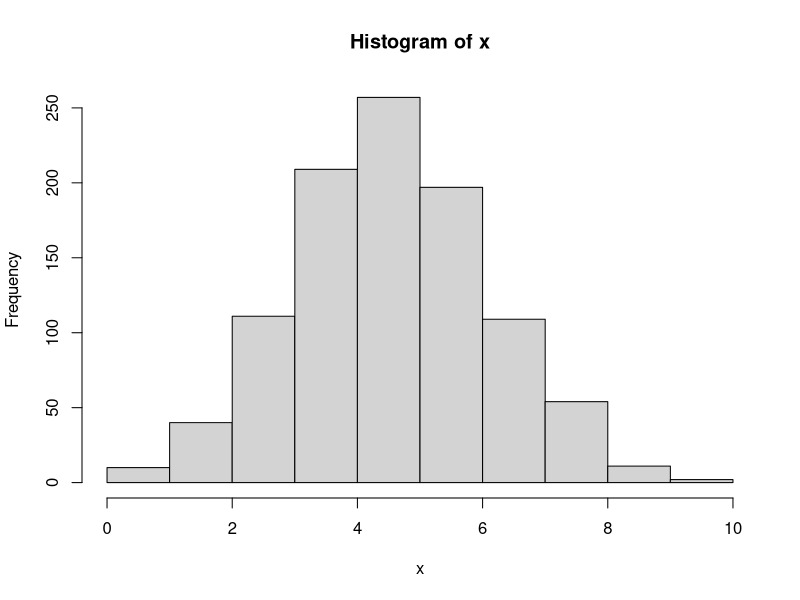
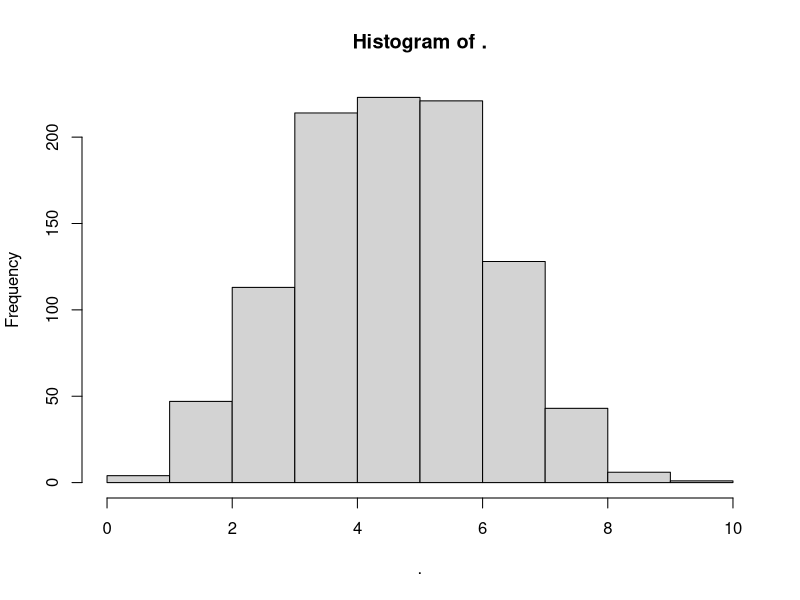
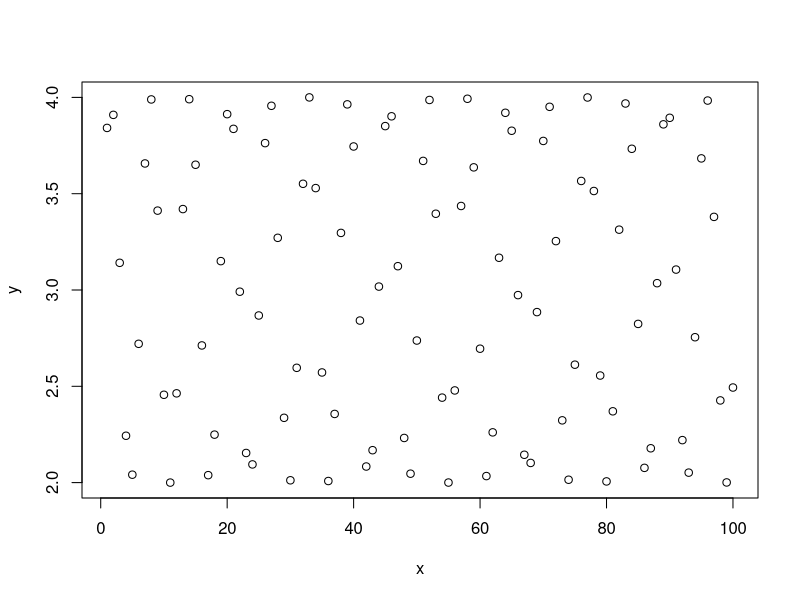
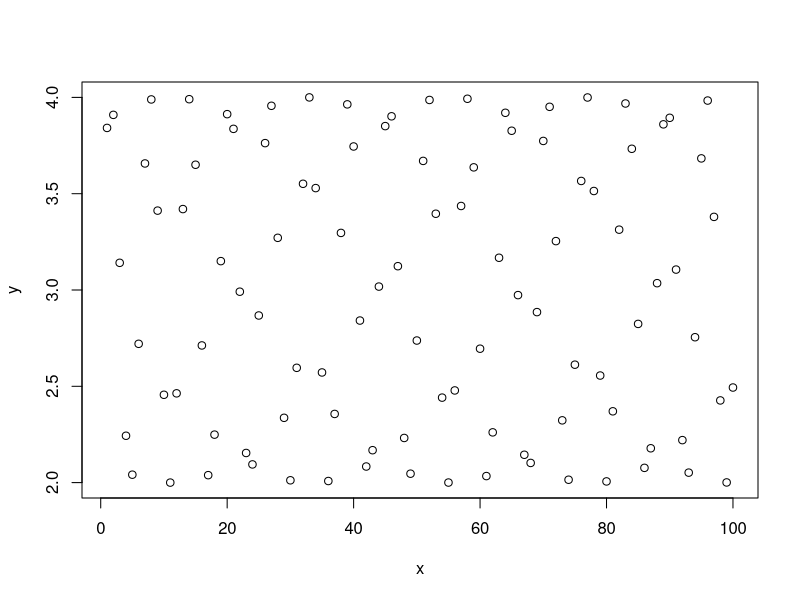
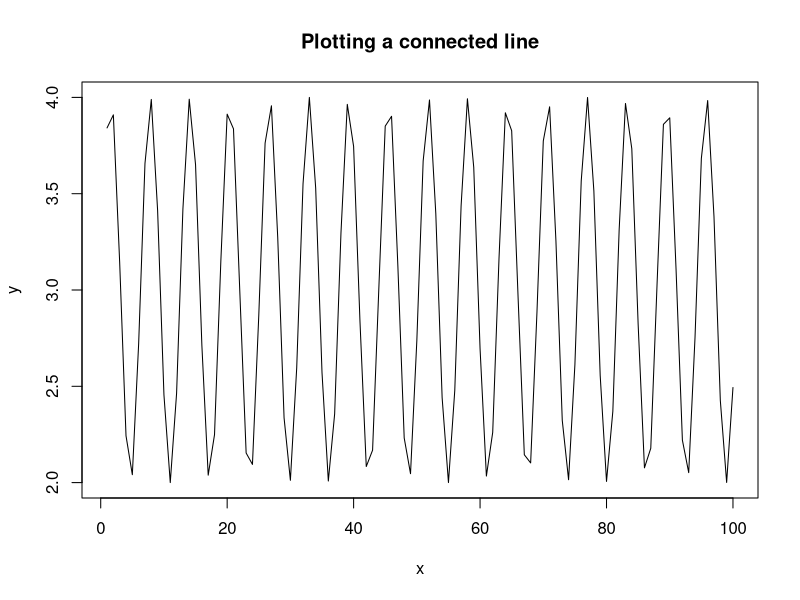
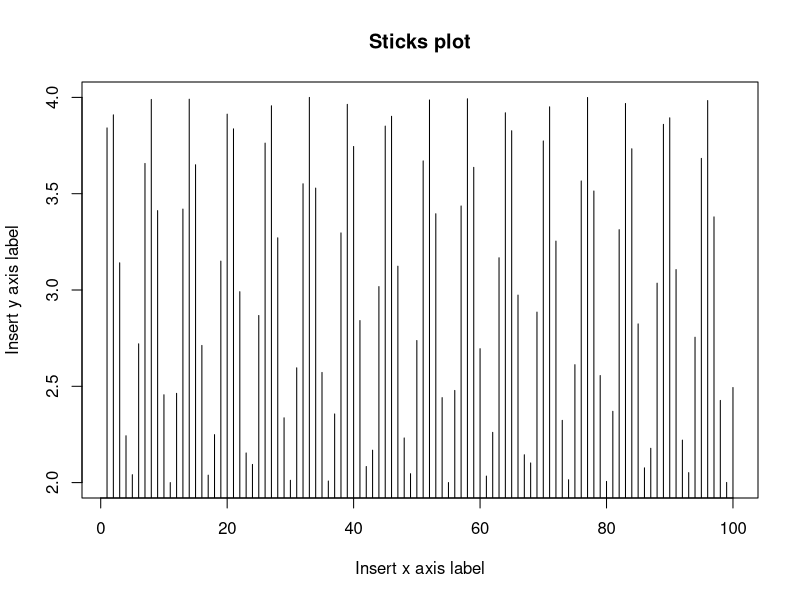
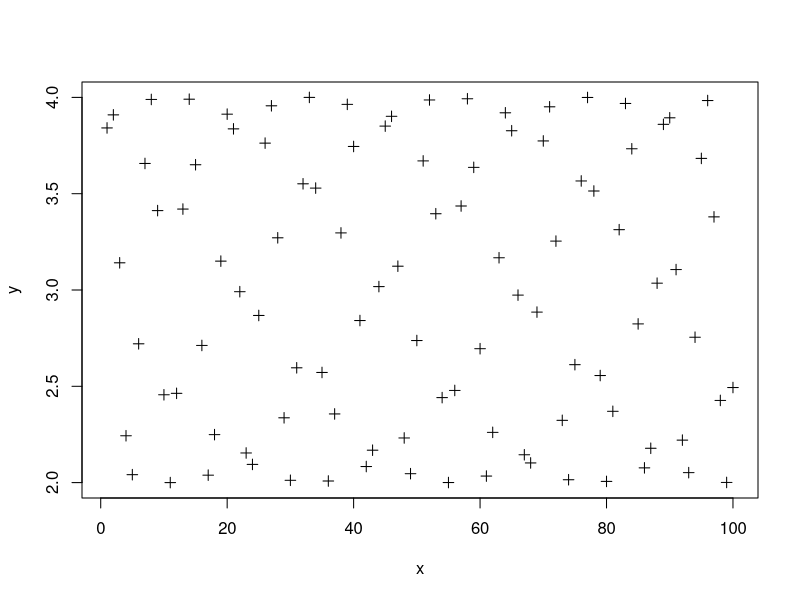
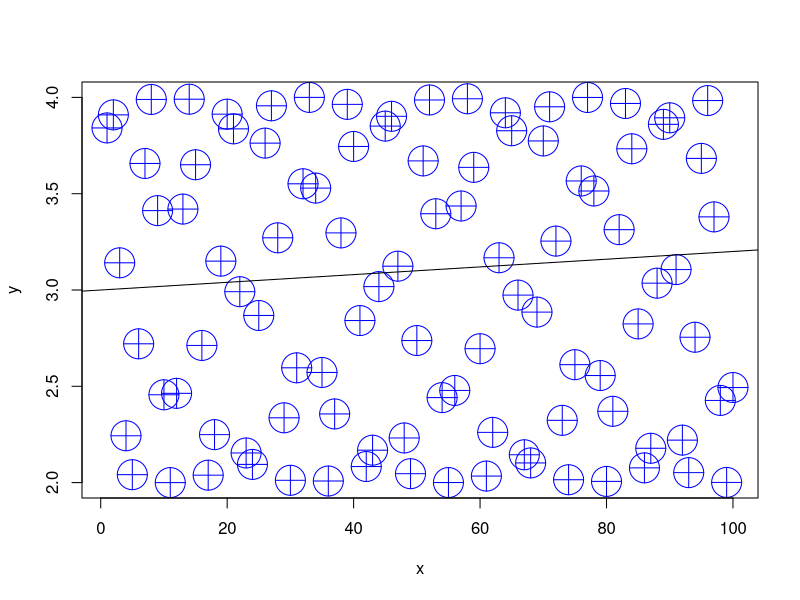

Recreate these plots in R, in order.
## ---- chunk 1
10+5
70*81
2**4
2^4
log(10)       					
log(16, 2)    					
log(1000, 10)   				
## ---- chunk 2
round(log(10)) 
signif(log(10))		
prettyNum(log(10), digits=5)
format(log(10), digits=4, scientific=T, justify='right')
## ---- chunk 3
dbinom(x=3, size=10, prob=0.5) 	# For X~B(n=10, p=0.5) returns P(X=3)
dbinom(3, 10, 0.5)

pbinom(q=3, size=10, prob=0.5) # For X~B(n=10, p=0.5) returns P(X<=3) 	
dbinom(x=0, size=10, prob=0.5)+dbinom(x=1, size=10, prob=0.5)+dbinom(x=2, size=10, prob=0.5)+dbinom(x=3, size=10, prob=0.5) # Same as previous

qbinom(p=0.1718, size=10, prob=0.5) # For X~B(n=10, p=0.5) returns k such that P(X<=k)=0.1718

rbinom(n=1, size=10, prob=0.5) 	
rbinom(n=10, size=10, prob=0.5)
rbinom(n=100, size=10, prob=0.5)
## ---- chunk 4
x = rbinom(n=1000, size=10, prob=0.5) # Works. Bad style.
x <- rbinom(n=1000, size=10, prob=0.5) # Asignments into a variable named "x"
## ---- chunk 5
x 
print(x) 
## ---- chunk 6
(x <- rbinom(n=1000, size=10, prob=0.5))  # Assign and print.
## ---- chunk 7
mean(x)  
var(x)  
hist(x)  
rm(x) # remove variable
## ---- chunk 8
install.packages('magrittr') # download a package extension.
library(magrittr)
## ---- chunk 9
x <- rbinom(n=1000, size=10, prob=0.5)

x %>% var() # Instead of var(x)
x %>% hist()  # Instead of hist(x)
x %>% mean() %>% round(2) %>% add(10) 
## ---- chunk 10
# Old style
car_data <- 
  transform(aggregate(. ~ cyl, 
                      data = subset(mtcars, hp > 100), 
                      FUN = function(x) round(mean(x, 2))), 
            kpl = mpg*0.4251)


# magrittr style
car_data <- 
  mtcars %>%
  subset(hp > 100) %>%
  aggregate(. ~ cyl, data = ., FUN = . %>% mean %>% round(2)) %>%
  transform(kpl = mpg %>% multiply_by(0.4251)) %>%
  print
## ---- chunk 11
c(10, 11, 12, 13, 14, 15, 16, 17, 18, 19, 20, 21)
10:21 							
seq(from=10, to=21, by=1) 							
seq(from=10, to=21, by=2) 								
x<-c(10, 11, 12, 13, 14, 15, 16, 17, 18, 19, 20, 21) 	
x
## ---- chunk 12
c(1,2,3) ->y ; y
assign('y', c(1,2,3) ); y
assign('y', c(1,2,3), env=.GlobalEnv )
## ---- chunk 13
c(1,2,3)
y<- .Last.value 
y
## ---- chunk 14
x+2     
x*2    
x^2    
sqrt(x)  
log(x)   
## ---- chunk 15
x<- 1:100; y<- 3+sin(x) # Create arbitrary data
plot(x, y) # x,y syntax  						
plot(y~x) # y~x syntax (I like better)
## ---- chunk 16
plot(y~x, type='l', main='Plotting a connected line')
plot(y~x, type='h', main='Sticks plot', xlab='Insert x axis label', ylab='Insert y axis label')
plot(y~x, pch=3)
plot(y~x, pch=10, type='p', col='blue', cex=4)
abline(3, 0.002)
## ---- chunk 17
class(x) # R (high) level representation of an object.
mode(x) 
typeof(x) 
## ---- chunk 18
x<- 1:100; y<- 3+sin(x) 
frame1 <- data.frame(x=x, sin=y)	
frame1
frame1 %>% head() # just print the beginning
frame1 %>% View() # Excel-like view (never edit!)
class(frame1)
dim(frame1) 							
dim(x)
length(frame1)
str(frame1) # the inner structure of an object
